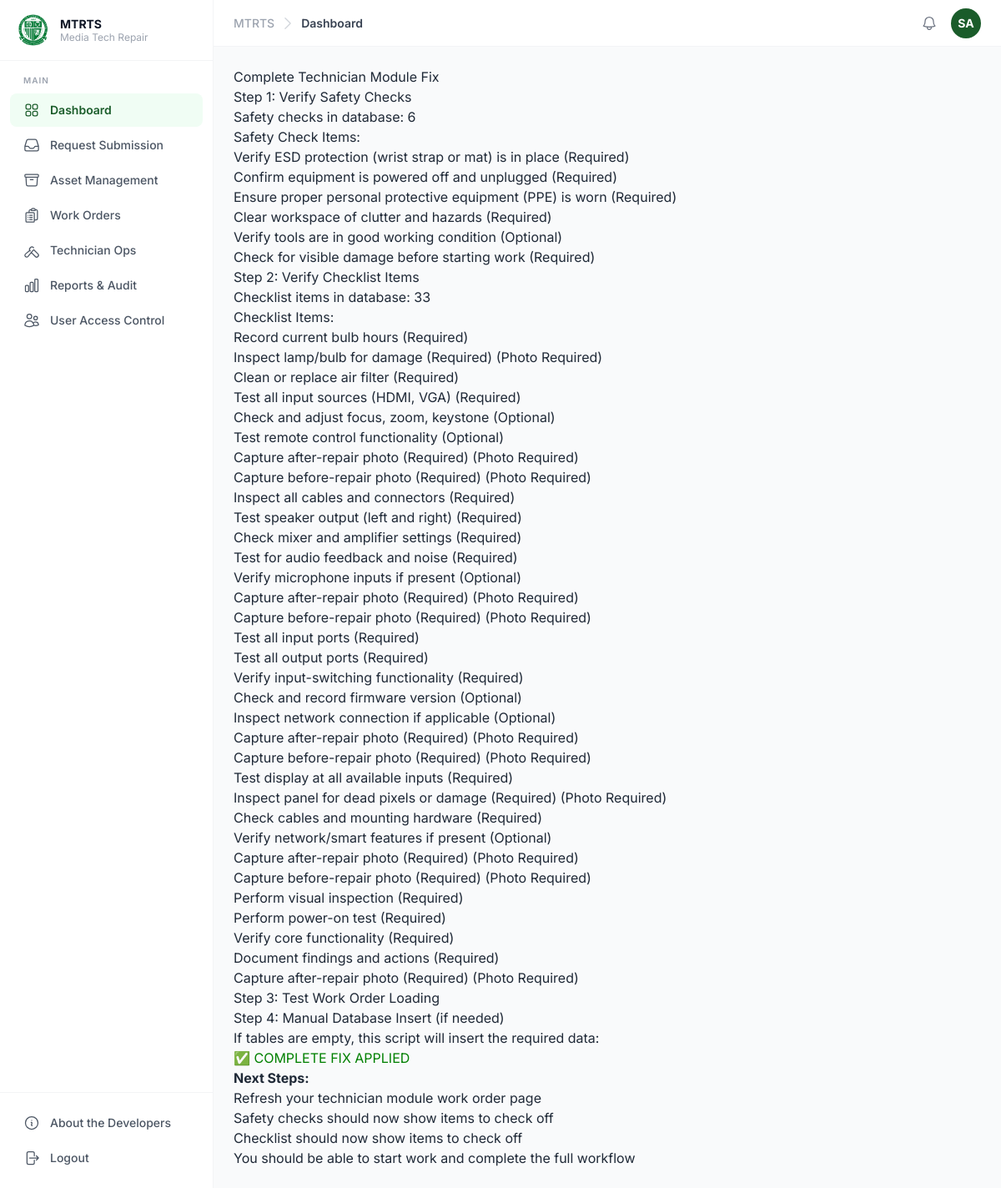
Page /modules/technician/complete_fix.php (signed in) on the committed database.
### tables this page shows
CREATE TABLE wo_safety_checks (
  safety_id   INT           PRIMARY KEY AUTO_INCREMENT,
  check_text  VARCHAR(255)  NOT NULL,
  is_mandatory TINYINT(1)   NOT NULL DEFAULT 1,
  sort_order  INT           NOT NULL DEFAULT 0,
  is_active   TINYINT(1)    NOT NULL DEFAULT 1,
  created_at  DATETIME      NOT NULL DEFAULT CURRENT_TIMESTAMP
);

CREATE TABLE wo_checklist_items (
  item_id           INT           PRIMARY KEY AUTO_INCREMENT,
  checklist_id      INT           NOT NULL,
  item_text         VARCHAR(255)  NOT NULL,
  is_mandatory      TINYINT(1)    NOT NULL DEFAULT 0,
  requires_photo    TINYINT(1)    NOT NULL DEFAULT 0,
  is_verifiable     TINYINT(1)    NOT NULL DEFAULT 0,
  verification_type VARCHAR(50)   NULL,
  sort_order        INT           NOT NULL DEFAULT 0,

  FOREIGN KEY (checklist_id) REFERENCES wo_checklists(checklist_id)
);

### modules/technician/complete_fix.php (the view, shortened to what this page needs)
<?php
require_once __DIR__ . '/../../config/guard.php';
echo "<h1>Complete Technician Module Fix</h1>\n";
try {
    echo "<h2>Step 1: Verify Safety Checks</h2>\n";
    $safety_count = $pdo->query("SELECT COUNT(*) FROM wo_safety_checks")->fetchColumn();
    echo "Safety checks in database: $safety_count<br>";
    if ($safety_count > 0) {
        $safety_items = $pdo->query("SELECT safety_id, check_text, is_mandatory FROM wo_safety_checks ORDER BY sort_order")->fetchAll();
        echo "<h3>Safety Check Items:</h3>";
        echo "<ul>";
        foreach ($safety_items as $item) {
            $mandatory = $item['is_mandatory'] ? ' (Required)' : ' (Optional)';
            echo "<li>" . htmlspecialchars($item['check_text']) . $mandatory . "</li>";
        }
        echo "</ul>";
    } else {
        echo "<span style='color: red;'>No safety checks found</span><br>";
    }
    echo "<h2>Step 2: Verify Checklist Items</h2>\n";
    $checklist_count = $pdo->query("SELECT COUNT(*) FROM wo_checklist_items")->fetchColumn();
    echo "Checklist items in database: $checklist_count<br>";
    if ($checklist_count > 0) {
        $checklist_items = $pdo->query("SELECT item_id, item_text, is_mandatory, requires_photo FROM wo_checklist_items ORDER BY checklist_id, sort_order")->fetchAll();
        echo "<h3>Checklist Items:</h3>";
        echo "<ul>";
        foreach ($checklist_items as $item) {
            $mandatory = $item['is_mandatory'] ? ' (Required)' : ' (Optional)';
            $photo = $item['requires_photo'] ? ' (Photo Required)' : '';
            echo "<li>" . htmlspecialchars($item['item_text']) . $mandatory . $photo . "</li>";
        }
        echo "</ul>";
    } else {
        echo "<span style='color: red;'>No checklist items found</span><br>";
    }
    echo "<h2>Step 3: Test Work Order Loading</h2>\n";
    echo "<h2>Step 4: Manual Database Insert (if needed)</h2>\n";
    echo "<p>If tables are empty, this script will insert the required data:</p>";
    echo "<h2 style='color: green;'>✅ COMPLETE FIX APPLIED</h2>";
    echo "<p><strong>Next Steps:</strong></p>";
    echo "<ol>";
    echo "<li>Refresh your technician module work order page</li>";
    echo "<li>Safety checks should now show items to check off</li>";
    echo "<li>Checklist should now show items to check off</li>";
    echo "<li>You should be able to start work and complete the full workflow</li>";
    echo "</ol>";
} catch (Exception $e) {
    echo "<h2 style='color: red;'>ERROR: " . $e->getMessage() . "</h2>";
}
?>

### public/assets/css/typography.css (style rules this page uses)
*, *::before, *::after { font-family: 'Inter', ui-sans-serif, system-ui, -apple-system, sans-serif; }

### rows in the picture
wo_safety_checks: check_text "Verify ESD protection (wrist strap or mat) is in place", is_mandatory "(Required)"
wo_safety_checks: check_text "Confirm equipment is powered off and unplugged", is_mandatory "(Required)"
wo_safety_checks: check_text "Ensure proper personal protective equipment (PPE) is worn", is_mandatory "(Required)"
wo_safety_checks: check_text "Clear workspace of clutter and hazards", is_mandatory "(Required)"
wo_safety_checks: check_text "Verify tools are in good working condition", is_mandatory "(Optional)"
wo_safety_checks: check_text "Check for visible damage before starting work", is_mandatory "(Required)"
wo_checklist_items: item_text "Record current bulb hours", is_mandatory "(Required)"
wo_checklist_items: item_text "Inspect lamp/bulb for damage", is_mandatory "(Required)", requires_photo "(Photo Required)"
wo_checklist_items: item_text "Clean or replace air filter", is_mandatory "(Required)"
wo_checklist_items: item_text "Test all input sources (HDMI, VGA)", is_mandatory "(Required)"
wo_checklist_items: item_text "Check and adjust focus, zoom, keystone", is_mandatory "(Optional)"
wo_checklist_items: item_text "Test remote control functionality", is_mandatory "(Optional)"
wo_checklist_items: item_text "Capture after-repair photo", is_mandatory "(Required)", requires_photo "(Photo Required)"
wo_checklist_items: item_text "Capture before-repair photo", is_mandatory "(Required)", requires_photo "(Photo Required)"
wo_checklist_items: item_text "Inspect all cables and connectors", is_mandatory "(Required)"
wo_checklist_items: item_text "Test speaker output (left and right)", is_mandatory "(Required)"
wo_checklist_items: item_text "Check mixer and amplifier settings", is_mandatory "(Required)"
wo_checklist_items: item_text "Test for audio feedback and noise", is_mandatory "(Required)"
wo_checklist_items: item_text "Verify microphone inputs if present", is_mandatory "(Optional)"
wo_checklist_items: item_text "Capture after-repair photo", is_mandatory "(Required)", requires_photo "(Photo Required)"
wo_checklist_items: item_text "Capture before-repair photo", is_mandatory "(Required)", requires_photo "(Photo Required)"
wo_checklist_items: item_text "Test all input ports", is_mandatory "(Required)"
wo_checklist_items: item_text "Test all output ports", is_mandatory "(Required)"
wo_checklist_items: item_text "Verify input-switching functionality", is_mandatory "(Required)"
wo_checklist_items: item_text "Check and record firmware version", is_mandatory "(Optional)"
wo_checklist_items: item_text "Inspect network connection if applicable", is_mandatory "(Optional)"
wo_checklist_items: item_text "Capture after-repair photo", is_mandatory "(Required)", requires_photo "(Photo Required)"
wo_checklist_items: item_text "Capture before-repair photo", is_mandatory "(Required)", requires_photo "(Photo Required)"
wo_checklist_items: item_text "Test display at all available inputs", is_mandatory "(Required)"
wo_checklist_items: item_text "Inspect panel for dead pixels or damage", is_mandatory "(Required)", requires_photo "(Photo Required)"
wo_checklist_items: item_text "Check cables and mounting hardware", is_mandatory "(Required)"
wo_checklist_items: item_text "Verify network/smart features if present", is_mandatory "(Optional)"
wo_checklist_items: item_text "Capture after-repair photo", is_mandatory "(Required)", requires_photo "(Photo Required)"
wo_checklist_items: item_text "Capture before-repair photo", is_mandatory "(Required)", requires_photo "(Photo Required)"
wo_checklist_items: item_text "Perform visual inspection", is_mandatory "(Required)"
wo_checklist_items: item_text "Perform power-on test", is_mandatory "(Required)"
wo_checklist_items: item_text "Verify core functionality", is_mandatory "(Required)"
wo_checklist_items: item_text "Document findings and actions", is_mandatory "(Required)"
wo_checklist_items: item_text "Capture after-repair photo", is_mandatory "(Required)", requires_photo "(Photo Required)"

### other values in the picture
$label "Request Submission"
$label "Asset Management"
$label "Work Orders"
$label "Technician Ops"
$label "Reports & Audit"
$label "User Access Control"
$page_title "Dashboard"
$initials "SA"
$safety_count "6"
$checklist_count "33"
